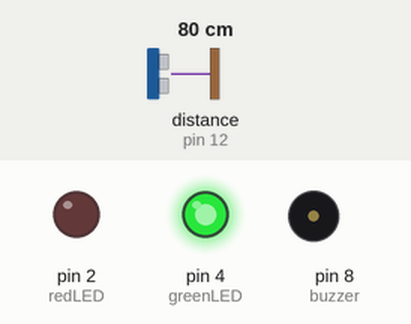
This sketch was run on a simulated Arduino Uno, built with avr-gcc and run on an emulated ATmega328P. On the bench: output pins drawn as LEDs (lit = HIGH), buzzer (waves = sounding, pin HIGH). Inputs (shaded band) come from the test bench; at power-on: distance to the obstacle (sensor on pin 12) 80 cm. The echo pulse lasts 58.3 µs per cm.

Above: at 2.2 s.
2.3 s: distance to the obstacle (sensor on pin 12) set to 54 cm
3.8 s: distance to the obstacle (sensor on pin 12) set to 45 cm
At 4.4 s:
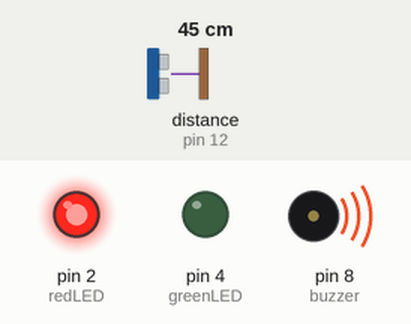
5.3 s: distance to the obstacle (sensor on pin 12) set to 60 cm
At 6.5 s:
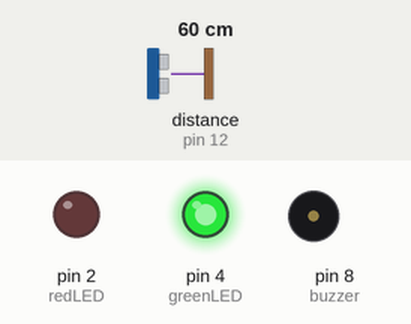
6.8 s: distance to the obstacle (sensor on pin 12) set to 2 cm
At 8.3 s:
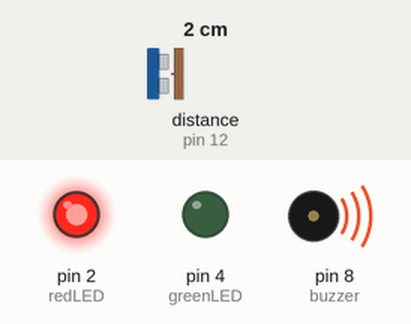
Timing chart, 0 to 9.3 s (numbered marks = the images above; inputs shaded):
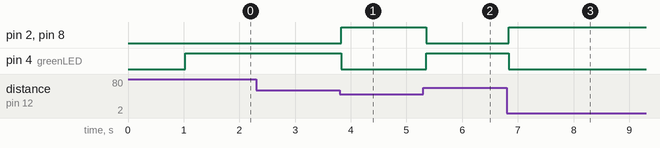

Measured:
- the behaviour switches between 51 and 50 cm on distance to the obstacle (sensor on pin 12) (found by bisection; images 0 and 1)
- after the input at 2.3 s, every drawn part: stays the same
- after the input at 3.8 s, pin 2 (redLED), pin 8 (buzzer): LOW → HIGH at once; pin 4 (greenLED): HIGH → LOW at once
- after the input at 5.3 s, pin 2 (redLED), pin 8 (buzzer): HIGH → LOW after 0.06 s; pin 4 (greenLED): LOW → HIGH after 0.06 s
- after the input at 6.8 s, pin 2 (redLED), pin 8 (buzzer): LOW → HIGH at once; pin 4 (greenLED): HIGH → LOW at once

The sketch:

Ultrasonic_alarm.ino
```cpp
#include <pitches.h>
#include "SR04.h"

#define TRIG_PIN 12
#define ECHO_PIN 10
#define greenLED 4
#define redLED 2
#define buzzer 8

// Number of centimeters before Alarm goes off
int threshold = 50;
SR04 ultrasonicSensor = SR04(ECHO_PIN,TRIG_PIN);

// Distance from objects stored in a long
long distance;


void setup() {
   Serial.begin(9600);//Initialization of Serial Port
   delay(1000);
   pinMode(greenLED, OUTPUT);
   pinMode(redLED, OUTPUT);
   pinMode(buzzer, OUTPUT);
}

void loop() {
   distance = ultrasonicSensor.Distance();
//   Serial.print(distance);
//   Serial.println("cm");

// Green LED if object is less than threshold cm away; red if object > threshold cm
   if(distance > threshold) {
    analogWrite(greenLED, 255);
    analogWrite(redLED, 0);
    analogWrite(buzzer, 0);
   } else {
    analogWrite(redLED, 255);
    analogWrite(greenLED, 0);
    analogWrite(buzzer, NOTE_A4);
   }


}
```
